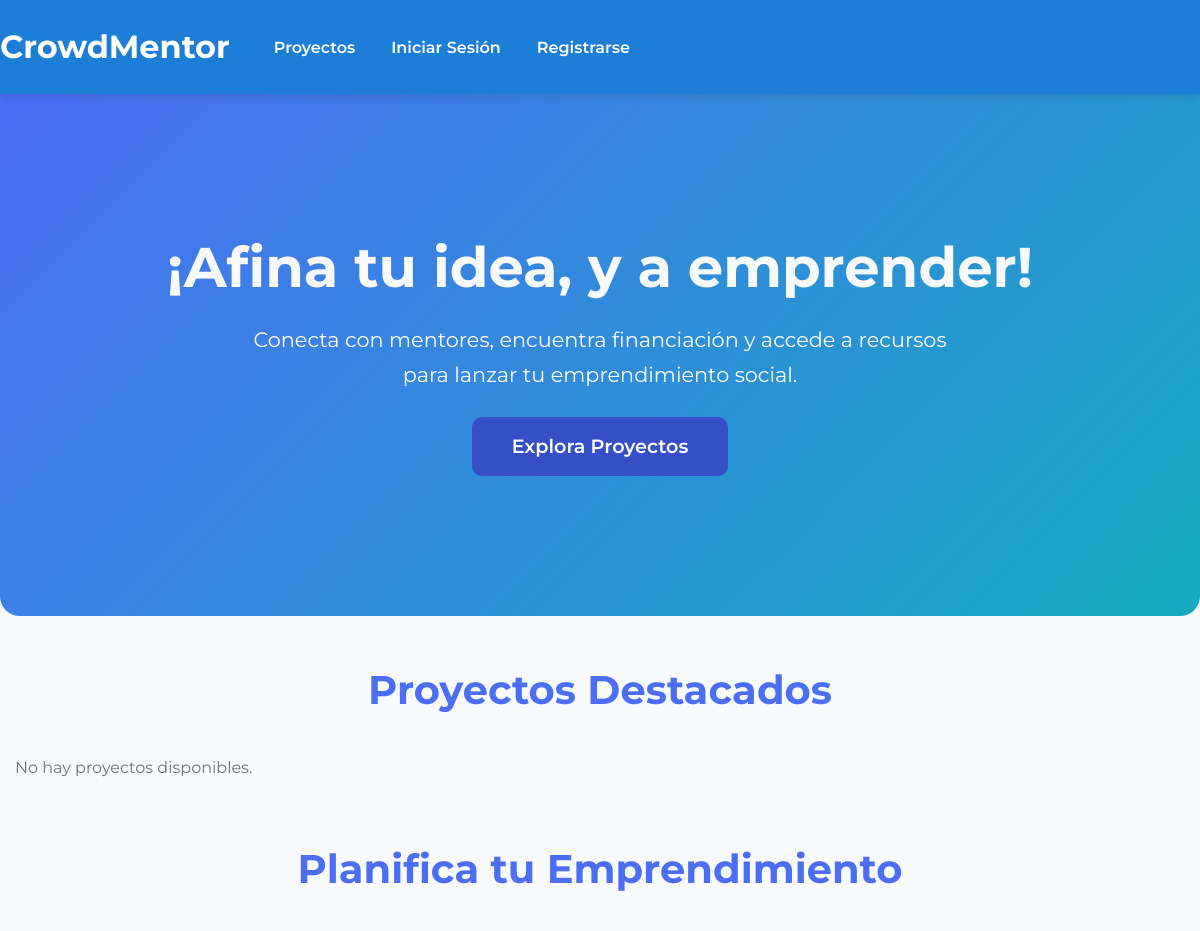
The app's page / (upper part), older data.
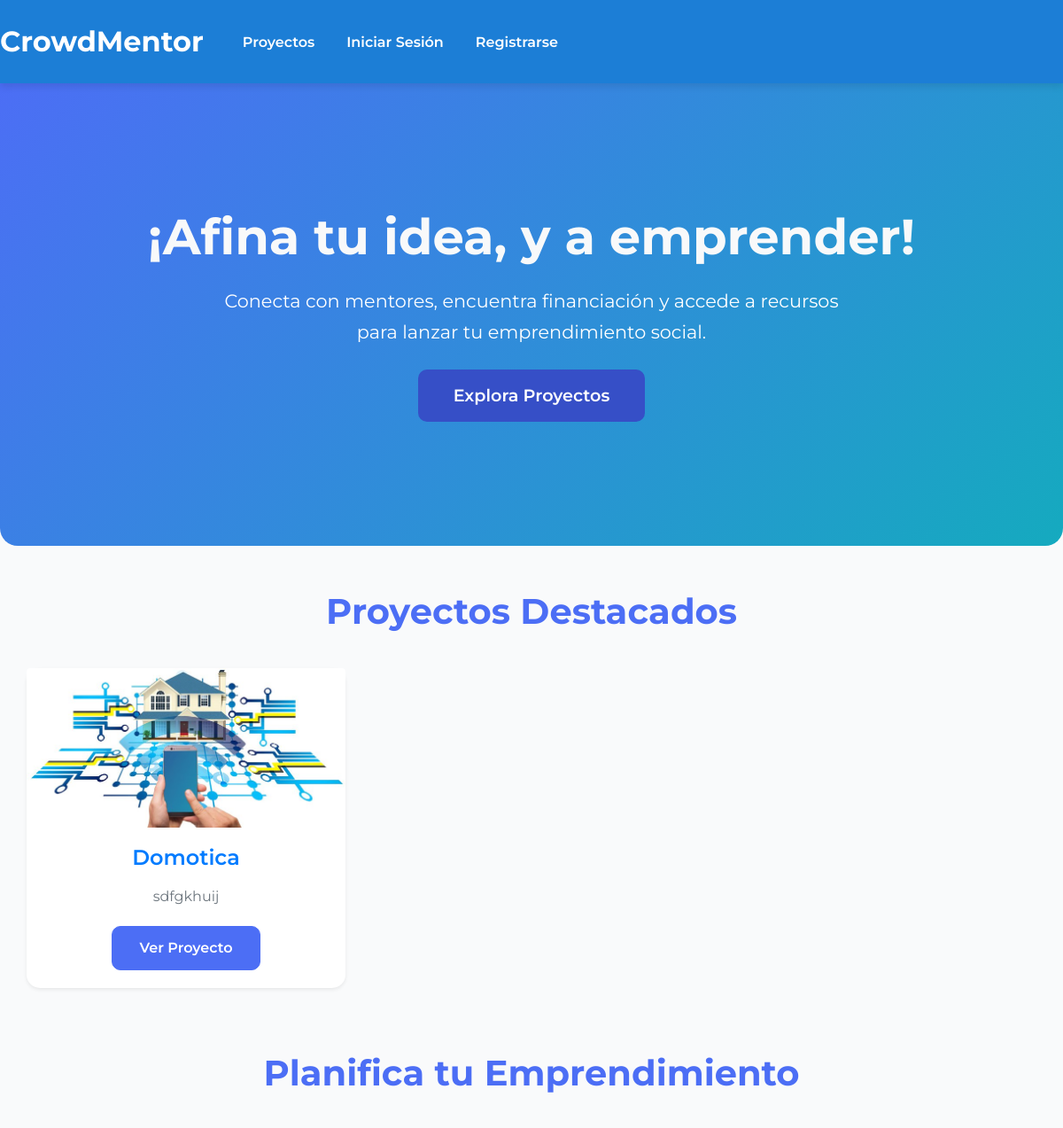
The same page, newer data.
### core/models.py (models this page shows, shortened)
class Project(models.Model):
    title = models.CharField(max_length=200)
    description = models.TextField()
    owner = models.ForeignKey(User, on_delete=models.CASCADE, related_name='projects')
    funding_goal = models.DecimalField(max_digits=10, decimal_places=2)
    amount_raised = models.DecimalField(max_digits=10, decimal_places=2, default=0)
    created_at = models.DateTimeField(default=timezone.now)
    image = models.ImageField(upload_to='projects/', blank=True, null=True)
    is_active = models.BooleanField(default=True)

### core/views.py (the view)
# urls.py: path('', views.home, name='home'),
def home(request):
    projects = Project.objects.filter(is_active=True)
    return render(request, 'home.html', {'projects': projects})

### core/templates/home.html (shortened to what this page needs)
{% extends 'base.html' %}
{% load static %}
{% block content %}
    <div class="container">
        <h2 class="section-title">Proyectos Destacados</h2>
        <div class="row">
            {% for project in projects %}
                <div class="col-md-4">
                    <div class="card mb-4 shadow-sm">
                        {% if project.image %}
                            <img src="{{ project.image.url }}" class="card-img-top rounded-top" alt="{{ project.title }}">
                        {% endif %}
                        <div class="card-body text-center">
                            <h5 class="card-title text-primary">{{ project.title }}</h5>
                            <p class="card-text text-muted">{{ project.description|truncatewords:20 }}</p>
                            <a href="{% url 'project_detail' project.pk %}" class="btn btn-primary">Ver Proyecto</a>
                        </div>
                    </div>
                </div>
            {% empty %}
                <p class="text-muted">No hay proyectos disponibles.</p>
            {% endfor %}
        </div>
        <h2 class="section-title mt-5">Planifica tu Emprendimiento</h2>
    </div>
{% endblock %}

Row changes from the older to the newer data that the page shows:
added Project: image (picture), title "Domotica", description "sdfgkhuij"
Text that changed along with them:
text no longer shown: "No hay proyectos disponibles."
